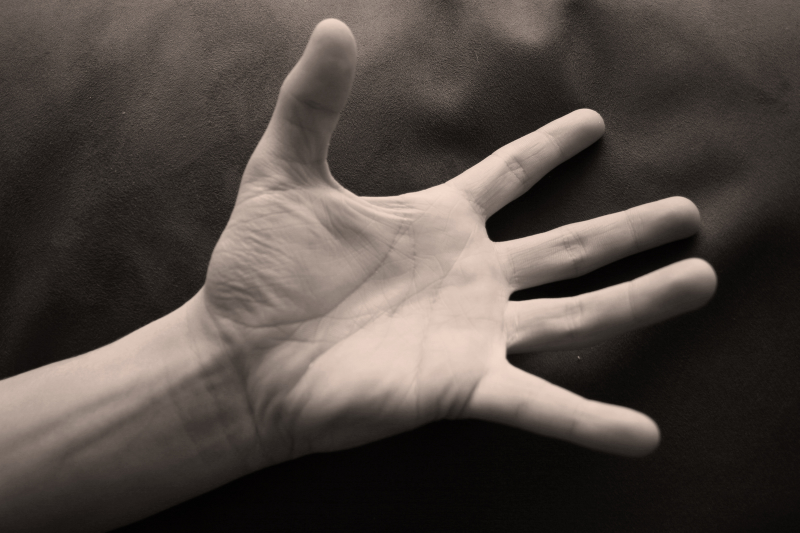
#> input picture hand.jpg, 1599 x 1066 px, found by its file name (shown at 1/2 size)
$ jupyter execute 'Project- Hand gesture detection by opencv and python.ipynb'   (text cells are left out)
#> lines starting #> are read from the running program, lines starting #| are printed output that depends on the picture; after the words box and inside, x2 and y2 are one past the last pixel; in counts of white or black regions, pixels touching at a corner belong together
[cell 1]
import cv2
import numpy as np
hand=cv2.imread(r'C:\Users\Asus\Downloads\additional_stdy\opencv_tutorial\hand.jpg',0)#convert gray Scale and than read
#> hand: shape (1066, 1599); min 0, max 227, mean 74.4
#print(hand)
hand=cv2.resize(hand,(500,500))
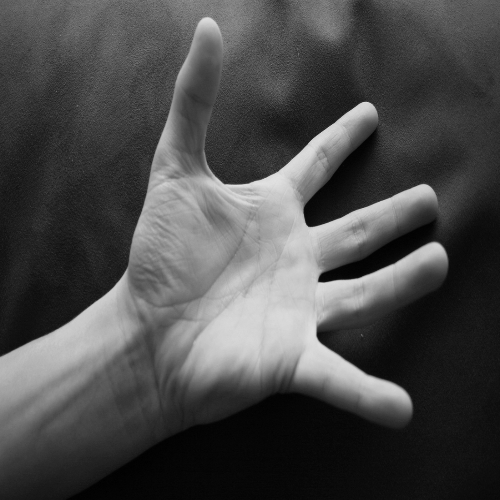
#> hand: shape (500, 500); min 0, max 226, mean 74.2
ret,the=cv2.threshold(hand,127,270,cv2.THRESH_BINARY)#conversion in Binery Image
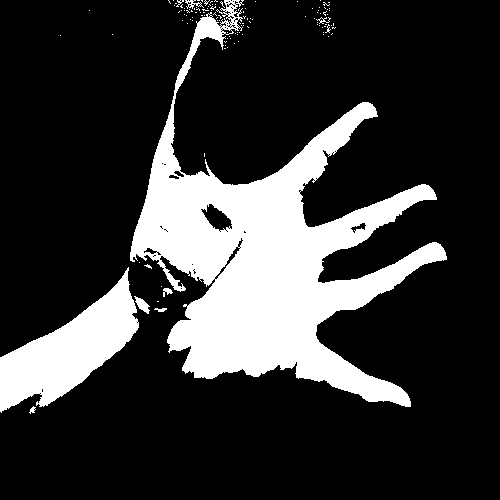
#> the: shape (500, 500); 20.7% white; 124 white regions (115 under 20 px)
#ret,the=return,threshold
contours,_=cv2.findContours(the.copy(),cv2.RETR_TREE,cv2.CHAIN_APPROX_SIMPLE)
#> contours = 225 contours, 211 with area under 20; largest, box (x1, y1, x2, y2) and area: (130, 0, 447, 407) 42109, (0, 267, 139, 413) 8426, (200, 203, 233, 232) 476, (214, 246, 241, 280) 134, (134, 296, 150, 314) 110
# it return two values we will use only contours  cv2.findContours(copy of thresholded image,type of cantor,Approximation function)
#here we try to get contours it help to get outer area and try to get connected pixal,use of Approxmation function we use it to change countour function
#print(contours)
#contours=max(contours,key=lambda x:cv2.contourArea(x))
hull=[cv2.convexHull(c) for c in contours]
#> hull = 225 contours, 207 with area under 20; largest, box (x1, y1, x2, y2) and area: (130, 0, 447, 407) 90542, (0, 267, 139, 413) 10092, (200, 203, 233, 232) 523, (214, 246, 241, 280) 176, (134, 296, 150, 314) 130
#print(hull)
final=cv2.drawContours(hand,hull,-1,(250,270,0),0)
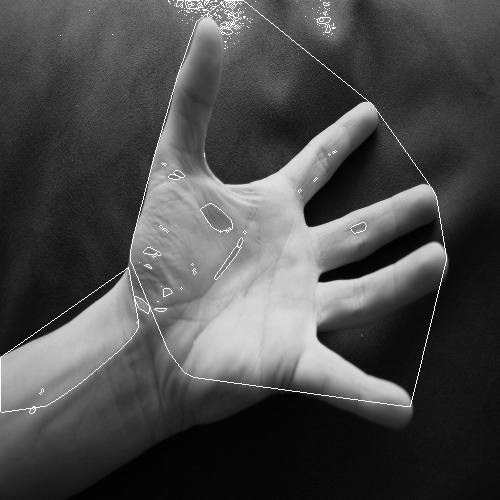
#> final: shape (500, 500); min 0, max 250, mean 75.8
cv2.imshow("hand figure",hand)
cv2.imshow("thresholded image",the)
cv2.imshow("convex Hall images",final)
cv2.waitKey(0)
cv2.destroyAllWindows()

[cell 2]
import cv2
import numpy as np
import math
cap=cv2.VideoCapture(0)
while True:#while cap.isOpened(): both are valid
    ret,frame=cap.read()#capture frame from the Camera(opencv by default read image in  BGR formate)
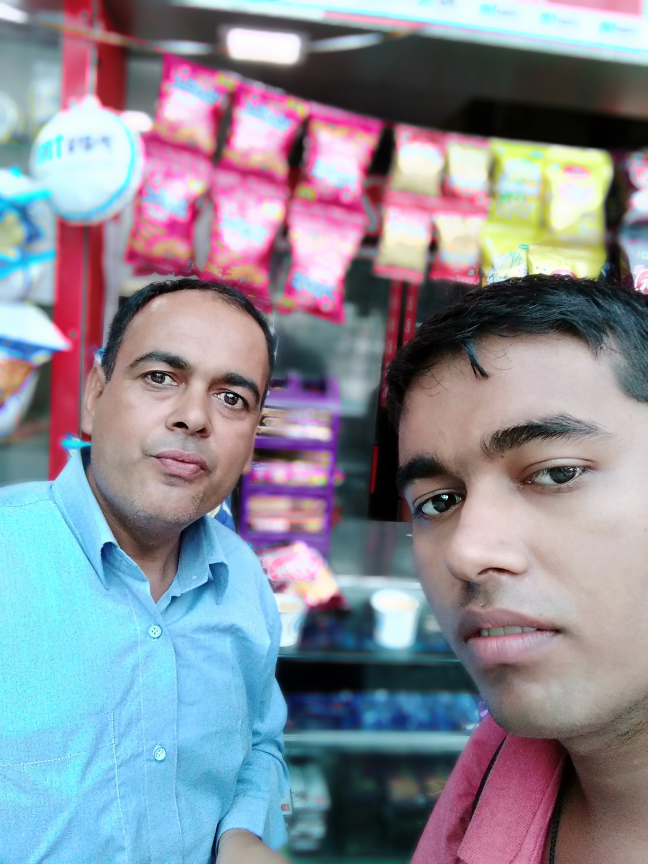
#> input picture rishabh.jpg, 1944 x 2592 px, given in place of the camera (shown at 1/3 size)
#> frame is the input picture: shape (2592, 1944, 3); mean B, G, R 150.5, 139.3, 137.1
    frame=cv2.flip(frame,8)#flip along y axis
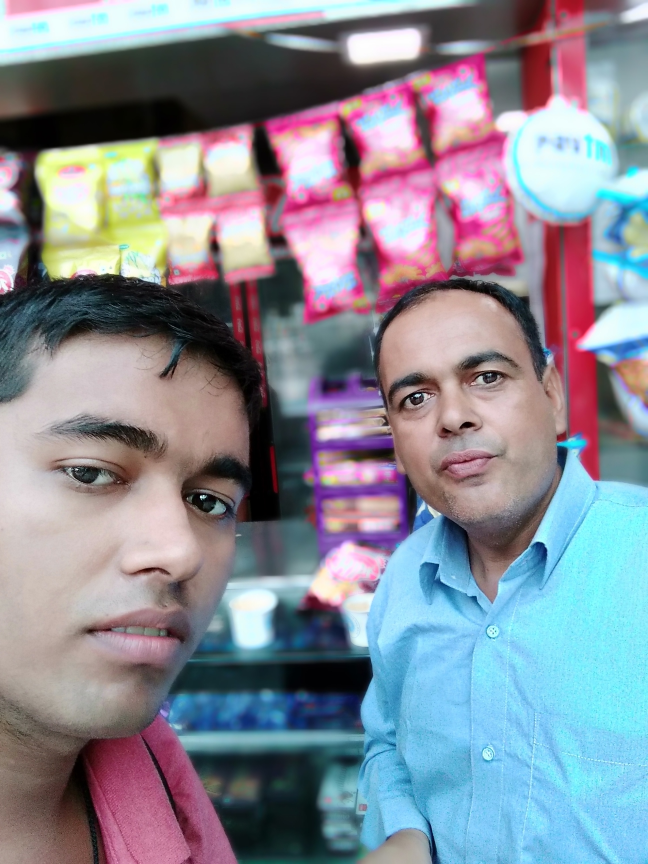
#> frame: shape (2592, 1944, 3) (shown at 1/3 size); mean B, G, R 150.5, 139.3, 137.1
    #cv2.rectangle(frame,(start coordinate x,y),(end coordinate of rectangle),(color B,G,R),width)
    cv2.rectangle(frame,(100,100),(300,300),(0,255,0),1)
    crop_image=frame[100:300,100:300]#cropped(taking image present in rectagle) frame[y:y+h, x:x+w]
    #Apply Gaussian blur(Smothing and filtering)
    blur=cv2.GaussianBlur(crop_image,(3,3),0)
    # conversion of BGR convert to HSV
    hsv=cv2.cvtColor(blur,cv2.COLOR_BGR2HSV)#(opencv by default read image in  BGR format)
#> hsv: shape (200, 200, 3); mean H, S, V 54.3, 54.9, 119.7
    #create a binery image with where white will be skin colors and rest s black
    mask2=cv2.inRange(hsv,np.array([0, 10, 60]),np.array([20, 150, 255]))
#> mask2: shape (200, 200); 3.6% white; 1 white region, box (x1, y1, x2, y2) and area: (2, 152, 43, 200) 1435
    #marphological function means any important information which lost  or worst valuewhich gain we removw that
    kernal=np.ones((5,5))#use kernal for that
    #Apply morphological Transfrmation to filter out the background noise
    erosion=cv2.erode(mask2,kernal,iterations=1)#apply erosion(remove unnessary data)
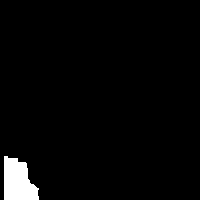
#> erosion: shape (200, 200); 2.8% white; 1 white region, box (x1, y1, x2, y2) and area: (4, 156, 39, 200) 1135
    dilation=cv2.dilate(erosion,kernal,iterations=1)#apply dilation(adding imporatant imformation which lost during inRange)
#> dilation: shape (200, 200); 3.5% white; 1 white region

    #Apply Gaussian blur becuse it is possible that not all noise remove we filter that
    filtered=cv2.GaussianBlur(dilation,(3,3),0)
    ret,thre=cv2.threshold(filtered,127,255,0)#here we put 0 instead of cv2.THRESH_BINARY BOTH WORK SAMELY THERE

    cv2.imshow("Thresholded image",thre)
    #Find countours
    contours,hierarchy=cv2.findContours(thre.copy(),cv2.RETR_TREE,cv2.CHAIN_APPROX_SIMPLE)
#> contours = 1 contour; box (x1, y1, x2, y2) and area: (2, 154, 41, 200) 1315
    try:
        # Find contour with maximum area
        contour=max(contours,key=lambda x:cv2.contourArea(x))
#> contour = contour of 24 points, box (x1, y1, x2, y2) (2, 154, 41, 200), area 1315
        #Create bounding rectangle around the contour
        x,y,w,h=cv2.boundingRect(contour)
#> x = 2; y = 154; w = 39; h = 46
        cv2.rectangle(crop_image,(x,y),(x+w,y+h),(0,0,255),1)# here we draw rectangles
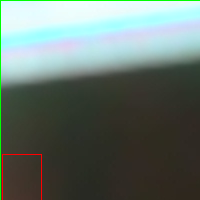
#> crop_image: shape (200, 200, 3); mean B, G, R 109.2, 116, 102
        # find convex hell

        hull=cv2.convexHull(contour)
#> hull = [[9, 154], [19, 156], [27, 160], [28, 161], [40, 186], [40, 199], [2, 199], [2, 154]]
        #draw contour
        drawing=np.zeros(crop_image.shape,np.uint8)#creating black images
        cv2.drawContours(drawing,[contour],-1,(0,255,0),0)#color of contor is green
        cv2.drawContours(drawing,[hull],-1,(0,0,255),0)#color of hull is Red
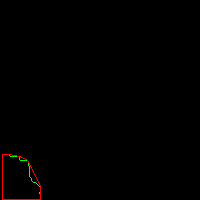
#> drawing: shape (200, 200, 3); mean of channels 0, 1, 2 0, 0.3, 0.9; drawn as B, G, R
        #Find convexity defects for more details see this https://docs.opencv.org/3.0-beta/doc/...
        hull=cv2.convexHull(contour,returnPoints=False)
#> hull = [23, 20, 17, 16, 7, 2, 1, 0]
        defects=cv2.convexityDefects(contour,hull)
#> defects = [[2, 7, 4, 256], [7, 16, 13, 1431], [17, 20, 18, 801], [20, 23, 21, 452]]

        #Use cosine rule to find angle of far point from the end point the
        #for all defects
        count_defects=0
        for i in range(defects.shape[0]):
            s, e, f, d = defects[i, 0]
            start = tuple(contour[s][0])
            end = tuple(contour[e][0])
            far = tuple(contour[f][0])

            a = math.sqrt((end[0] - start[0]) ** 2 + (end[1] - start[1]) ** 2)
            b = math.sqrt((far[0] - start[0]) ** 2 + (far[1] - start[1]) ** 2)
            c = math.sqrt((end[0] - far[0]) ** 2 + (end[1] - far[1]) ** 2)
            angle = (math.acos((b ** 2 + c ** 2 - a ** 2) / (2 * b * c)) * 180) / 3.14

            # if angle > 90 draw a circle at the far point
            if angle <= 90:
                count_defects += 1
                cv2.circle(crop_image, far, 1, [0, 0, 255], -1)

            cv2.line(crop_image, start, end, [0, 255, 0], 2)
#> this loop made 4 passes
#> (s, e, f, d, start, end, far, a) on passes 1 to 4: (2, 7, 4, 256, (40, 199), (40, 186), (39, 193), 13), (7, 16, 13, 1431, (40, 186), (28, 161), (29, 176), 27.73), (17, 20, 18, 801, (27, 160), (19, 156), (20, 160), 8.94), (20, 23, 21, 452, (19, 156), (9, 154), (10, 156), 10.2)
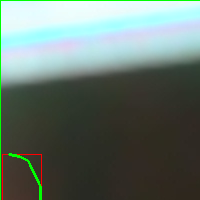
#> crop_image: shape (200, 200, 3); 0.42% of pixels changed, all inside (x1, y1, x2, y2) = (8, 153, 42, 200)
#> after the loop, count_defects = 0
        # Print number of fingers
        if count_defects == 0:
            cv2.putText(frame, "ONE", (50, 50), cv2.FONT_HERSHEY_SIMPLEX, 2,(0,0,255),2)
        elif count_defects == 1:
            cv2.putText(frame, "TWO", (50, 50), cv2.FONT_HERSHEY_SIMPLEX, 2,(0,0,255), 2)
        elif count_defects == 2:
            cv2.putText(frame, "THREE", (50, 50), cv2.FONT_HERSHEY_SIMPLEX, 2,(0,0,255), 2)
        elif count_defects == 3:
            cv2.putText(frame, "FOUR", (50, 50), cv2.FONT_HERSHEY_SIMPLEX, 2,(0,0,255), 2)
        elif count_defects == 4:
            cv2.putText(frame, "FIVE", (50, 50), cv2.FONT_HERSHEY_SIMPLEX, 2,(0,0,255), 2)
        else:
            pass

    except:
        pass

    #Show all images
    cv2.imshow("Gesture",frame)# initial images with rectangle
    all_image=np.hstack((drawing,crop_image))
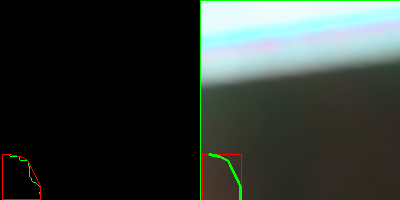
#> all_image: shape (200, 400, 3); mean of channels 0, 1, 2 54.5, 58.6, 51.3; drawn as B, G, R
    cv2.imshow("Contours and hull images",all_image)

    #Closethe camera if 'q' is pressed
    if cv2.waitKey(1)==ord('q'):#so ord("key") if function which used to give assikey value of particulaer key
#> (key q is pressed here)
        break


cap.release()
cv2.destroyAllWindows()
